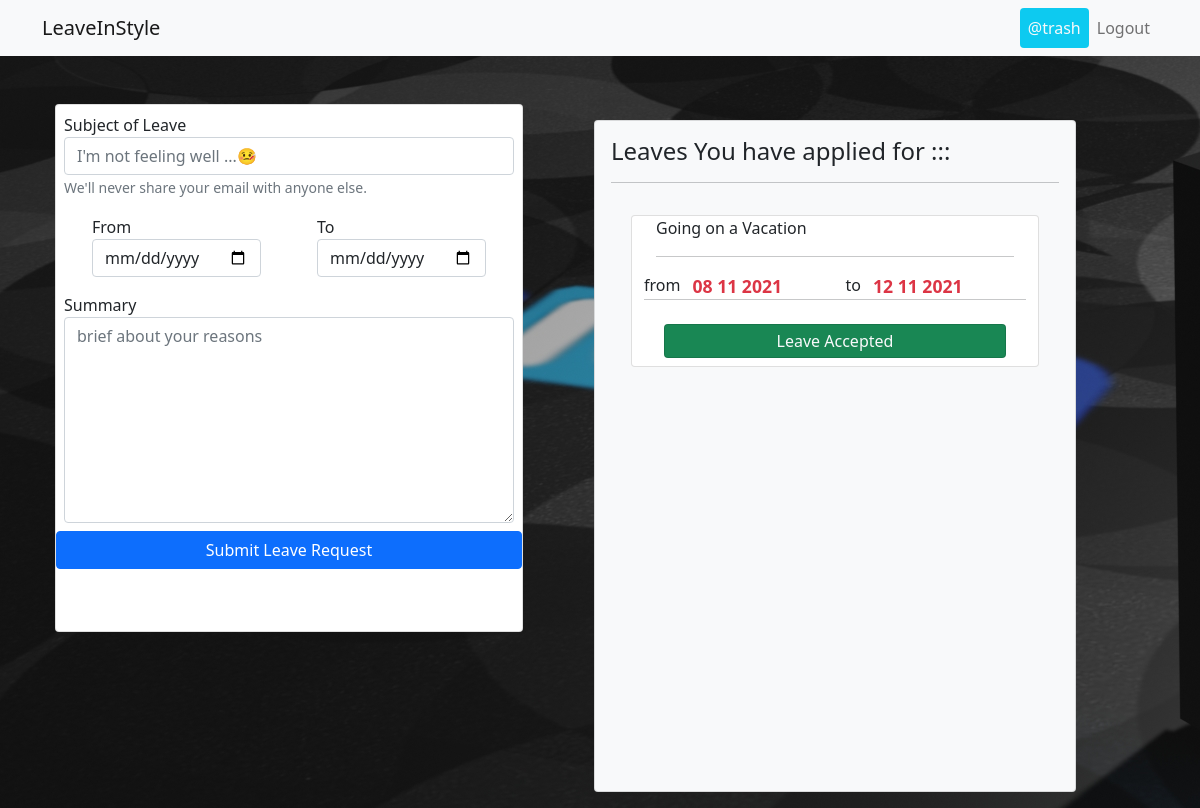
Before: /magot-dashboard (signed in) with the older database file.
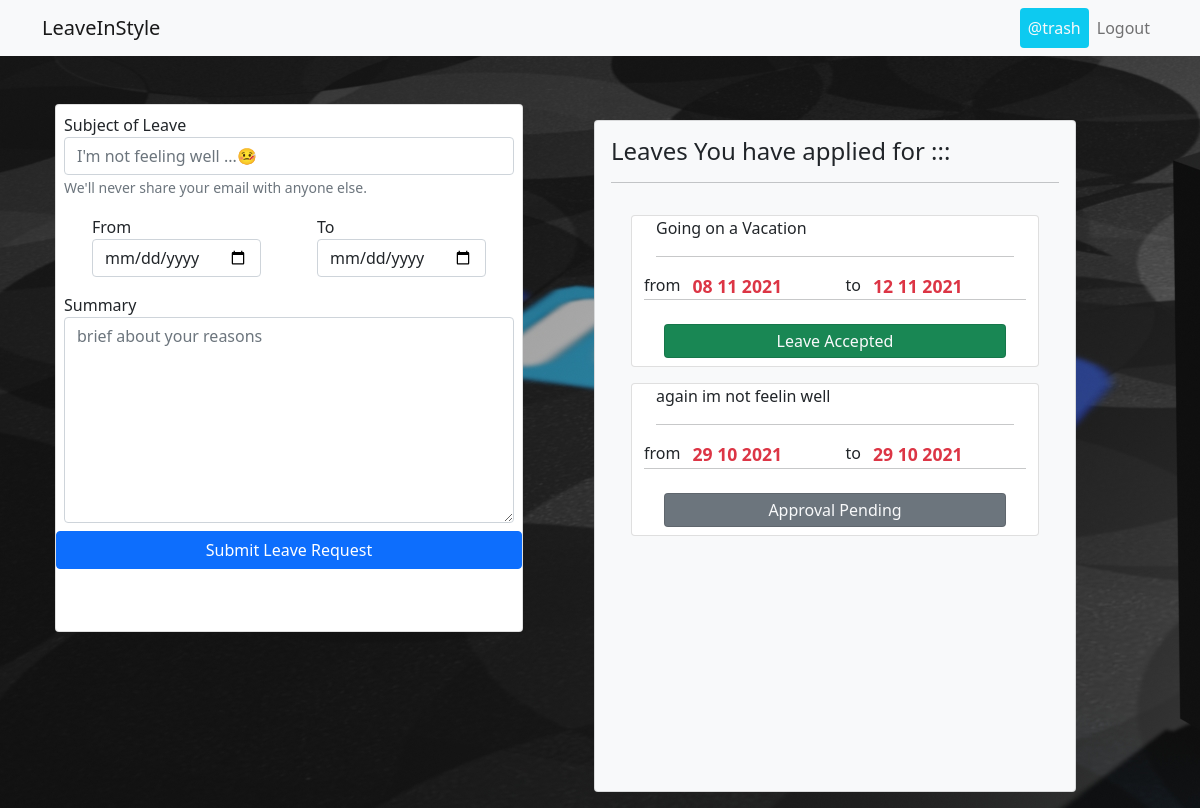
After: the same page with the newer database file.
### app.py (models this page shows, shortened)
class Leave(db.Model):
    __tablename__= 'Leave'
    id = db.Column(db.Integer, primary_key=True)
    userId = relationship("User", back_populates="leavesApplied")
    user = db.Column(db.Integer, ForeignKey('User.id'))
    abstract = db.Column(db.String(65), nullable=False)
    fromDate = db.Column(db.DateTime, nullable=False, default=datetime.utcnow)
    toDate = db.Column(db.DateTime, nullable=False, default=datetime.utcnow)
    summary = db.Column(db.String(65), nullable=False, default='Plz Understand... 😭')
    leaveAccepted = db.Column(db.Boolean(), server_default="0")
    leaveRejected = db.Column(db.Boolean(), server_default="0")

### app.py (the view)
@app.route("/magot-dashboard")
@login_required
def user_dashboard() -> render_template:
    if not current_user.isAdmin:
        check_my_leaves = LeaveHandeler(current_user)
        myLeaves = check_my_leaves.my_leaves()
        return render_template("emp_dashboard.html", myLeaves=myLeaves)
    return redirect(url_for("logout"))

### app.py (called while the page is built)
@login_manager.user_loader
def load_user(user_id):
    return User.query.get(int(user_id))

    def __repr__(self) -> str:
        return f"{self.username}"

    def my_leaves(self):
        myLeaves = Leave().query.filter_by(user=self.user.id)
        return myLeaves

### templates/emp_dashboard.html (shortened to what this page needs)
<!DOCTYPE html>
<html lang="en">
<head>
    <link href="static/assets/bootstrap.min.css" rel="stylesheet">
</head>
<body>
    {% block content %}
    {% include "_nav.html" %}
    {% endblock %}
    <div class="container row ">
        <div class="col-md container mx-1 px-3 mt-5 d-flex justify-content-center">
            <form class="formfill card h-75" action="/magot-applyLeave" method="POST" style="overflow-y:scroll;">
                <div class="form-group my-2 mx-2">
                    <label for="abstract">Subject of Leave</label>
                    <input type="text" name="abstract" class="form-control" aria-describedby="subjectHelp"
                        placeholder="I'm not feeling well ...🤒">
                    <small id="emailHelp" class="form-text text-muted">We'll never share your email with anyone
                        else.</small>
                </div>
                <div class="form-group containerc row my-2 mx-2">
                    <div class="col-md mx-3">
                        <label for="fromDate">From</label>
                        <input type="date" name="fromdate" class="form-control" aria-describedby="fromdateHelp"
                            placeholder="">
                    </div>
                    <div class="col-md mx-3">
                        <label for="toDate">To</label>
                        <input type="date" name="todate" class="form-control" aria-describedby="todateHelp"
                            placeholder="">
                    </div>
                </div>
                <div class="form-group my-2 mx-2">
                    <label for="summary">Summary</label>
                    <textarea rows="8" type="textarea" name="summary" class="form-control"
                        aria-describedby="summaryHelp" placeholder="brief about your reasons"></textarea>
                </div>
                <button type="submit" class="btn btn-primary">Submit Leave Request</button>
            </form>
        </div>
        <div class="col-md container mt-5" >
            <div class="card bg-light mx-3 my-3 px-3 py-3 formfill" style="height: 42rem;overflow-y: scroll;">
                <h4>Leaves You have applied for :::
                    <hr>
                </h4>
                {% for leaves in myLeaves %}
                <div class="card-secondary mx-1 my-1 px-3 py-1 d-flex ">
                    <div class="container card">
                        <div class="">{{leaves.abstract| truncate(30) }}</div>
                        <hr>
                        <div class="row">
                            from <div class="col mx-0"><b class="text-danger "
                                    style="font-size: 110%;">{{leaves.fromDate.strftime('%d %m %Y')}}</b></div>
                            to <div class="col mx-0"><b class="text-danger "
                                    style="font-size: 110%;">{{leaves.toDate.strftime('%d %m %Y')}}</b></div>
                            <hr>
                            <div class="d-flex justify-content-center">
                                {% if leaves.leaveAccepted %}
                                <div class="card bg-success w-100 px-2 py-1 mx-2 my-2 text-center text-light">
                                    Leave Accepted</div>
                                {% else %}
                                {% if (leaves.leaveAccepted) or (leaves.leaveRejected) %}
                                <div class="card bg-danger w-100 px-2 py-1 mx-2 my-2 text-center text-light">
                                    Leave Rejected</div>
                                {% else %}
                                <div class="card bg-secondary w-100 px-2 py-1 mx-2 my-2 text-center text-light">
                                    Approval Pending</div>
                                {% endif %}
                                {% endif %}
                            </div>
                        </div>
                    </div>
                </div>
                {% endfor %}
            </div>
        </div>
    </div>
</body>
</html>

Changed rows visible on the page:
added Leave: abstract "again im not feelin well", fromDate "29 10 2021", toDate "29 10 2021", leaveAccepted "Approval Pending"
